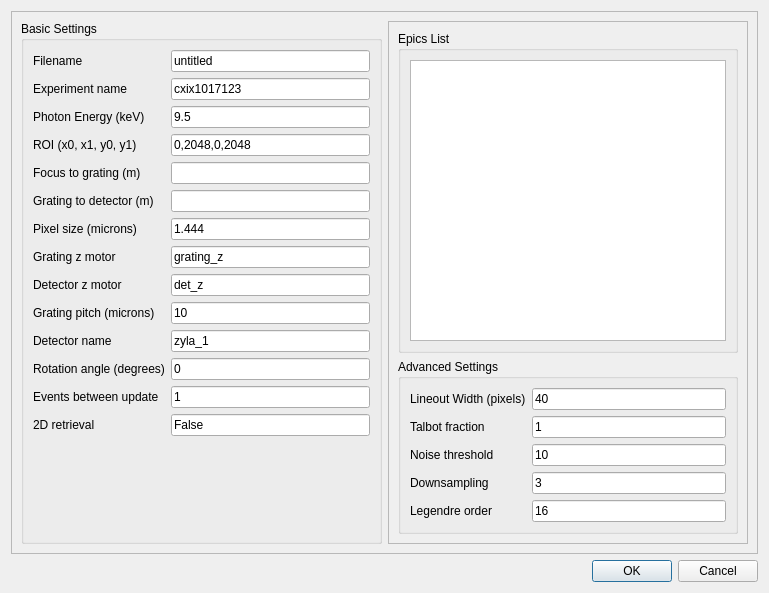
<?xml version="1.0" encoding="UTF-8"?>
<ui version="4.0">
 <class>Dialog</class>
 <widget class="QDialog" name="Dialog">
  <property name="geometry">
   <rect>
    <x>0</x>
    <y>0</y>
    <width>769</width>
    <height>593</height>
   </rect>
  </property>
  <property name="windowTitle">
   <string>Dialog</string>
  </property>
  <layout class="QVBoxLayout" name="verticalLayout_5">
   <item>
    <widget class="QFrame" name="frame">
     <property name="frameShape">
      <enum>QFrame::StyledPanel</enum>
     </property>
     <property name="frameShadow">
      <enum>QFrame::Raised</enum>
     </property>
     <layout class="QHBoxLayout" name="horizontalLayout">
      <item>
       <widget class="QGroupBox" name="groupBox">
        <property name="title">
         <string>Basic Settings</string>
        </property>
        <layout class="QVBoxLayout" name="verticalLayout">
         <item>
          <layout class="QFormLayout" name="formLayout">
           <property name="fieldGrowthPolicy">
            <enum>QFormLayout::AllNonFixedFieldsGrow</enum>
           </property>
           <item row="2" column="0">
            <widget class="QLabel" name="label">
             <property name="text">
              <string>Photon Energy (keV)</string>
             </property>
            </widget>
           </item>
           <item row="2" column="1">
            <widget class="QLineEdit" name="lineEdit_energy">
             <property name="text">
              <string>9.5</string>
             </property>
            </widget>
           </item>
           <item row="3" column="0">
            <widget class="QLabel" name="label_2">
             <property name="text">
              <string>ROI (x0, x1, y0, y1)</string>
             </property>
            </widget>
           </item>
           <item row="3" column="1">
            <widget class="QLineEdit" name="lineEdit_ROI">
             <property name="text">
              <string>0,2048,0,2048</string>
             </property>
            </widget>
           </item>
           <item row="4" column="0">
            <widget class="QLabel" name="label_3">
             <property name="text">
              <string>Focus to grating (m)</string>
             </property>
            </widget>
           </item>
           <item row="4" column="1">
            <widget class="QLineEdit" name="lineEdit_zf">
             <property name="text">
              <string/>
             </property>
            </widget>
           </item>
           <item row="5" column="0">
            <widget class="QLabel" name="label_4">
             <property name="text">
              <string>Grating to detector (m)</string>
             </property>
            </widget>
           </item>
           <item row="5" column="1">
            <widget class="QLineEdit" name="lineEdit_z0"/>
           </item>
           <item row="6" column="0">
            <widget class="QLabel" name="label_5">
             <property name="text">
              <string>Pixel size (microns)</string>
             </property>
            </widget>
           </item>
           <item row="6" column="1">
            <widget class="QLineEdit" name="lineEdit_pix">
             <property name="text">
              <string>1.444</string>
             </property>
            </widget>
           </item>
           <item row="7" column="0">
            <widget class="QLabel" name="label_6">
             <property name="text">
              <string>Grating z motor</string>
             </property>
            </widget>
           </item>
           <item row="7" column="1">
            <widget class="QLineEdit" name="lineEdit_grating_motor">
             <property name="text">
              <string>grating_z</string>
             </property>
            </widget>
           </item>
           <item row="8" column="0">
            <widget class="QLabel" name="label_7">
             <property name="text">
              <string>Detector z motor</string>
             </property>
            </widget>
           </item>
           <item row="8" column="1">
            <widget class="QLineEdit" name="lineEdit_det_motor">
             <property name="text">
              <string>det_z</string>
             </property>
            </widget>
           </item>
           <item row="9" column="0">
            <widget class="QLabel" name="label_8">
             <property name="text">
              <string>Grating pitch (microns)</string>
             </property>
            </widget>
           </item>
           <item row="9" column="1">
            <widget class="QLineEdit" name="lineEdit_pitch">
             <property name="text">
              <string>10</string>
             </property>
            </widget>
           </item>
           <item row="10" column="0">
            <widget class="QLabel" name="label_9">
             <property name="text">
              <string>Detector name</string>
             </property>
            </widget>
           </item>
           <item row="10" column="1">
            <widget class="QLineEdit" name="lineEdit_detName">
             <property name="text">
              <string>zyla_1</string>
             </property>
            </widget>
           </item>
           <item row="12" column="0">
            <widget class="QLabel" name="label_10">
             <property name="text">
              <string>Rotation angle (degrees)</string>
             </property>
            </widget>
           </item>
           <item row="12" column="1">
            <widget class="QLineEdit" name="lineEdit_rotation">
             <property name="text">
              <string>0</string>
             </property>
            </widget>
           </item>
           <item row="0" column="0">
            <widget class="QLabel" name="label_16">
             <property name="text">
              <string>Filename</string>
             </property>
            </widget>
           </item>
           <item row="0" column="1">
            <widget class="QLineEdit" name="lineEdit_filename">
             <property name="text">
              <string>untitled</string>
             </property>
            </widget>
           </item>
           <item row="13" column="0">
            <widget class="QLabel" name="label_17">
             <property name="text">
              <string>Events between update</string>
             </property>
            </widget>
           </item>
           <item row="13" column="1">
            <widget class="QLineEdit" name="lineEdit_update">
             <property name="text">
              <string>1</string>
             </property>
            </widget>
           </item>
           <item row="14" column="0">
            <widget class="QLabel" name="label_18">
             <property name="text">
              <string>2D retrieval</string>
             </property>
            </widget>
           </item>
           <item row="14" column="1">
            <widget class="QLineEdit" name="lineEdit_2D">
             <property name="text">
              <string>False</string>
             </property>
            </widget>
           </item>
           <item row="1" column="0">
            <widget class="QLabel" name="label_19">
             <property name="text">
              <string>Experiment name</string>
             </property>
            </widget>
           </item>
           <item row="1" column="1">
            <widget class="QLineEdit" name="lineEdit_expName">
             <property name="text">
              <string>cxix1017123</string>
             </property>
            </widget>
           </item>
          </layout>
         </item>
        </layout>
       </widget>
      </item>
      <item>
       <widget class="QFrame" name="frame_2">
        <property name="frameShape">
         <enum>QFrame::StyledPanel</enum>
        </property>
        <property name="frameShadow">
         <enum>QFrame::Raised</enum>
        </property>
        <layout class="QVBoxLayout" name="verticalLayout_4">
         <item>
          <widget class="QGroupBox" name="groupBox_3">
           <property name="title">
            <string>Epics List</string>
           </property>
           <layout class="QVBoxLayout" name="verticalLayout_3">
            <item>
             <widget class="QPlainTextEdit" name="epics_TextEdit">
              <property name="plainText">
               <string/>
              </property>
             </widget>
            </item>
           </layout>
          </widget>
         </item>
         <item>
          <widget class="QGroupBox" name="groupBox_2">
           <property name="title">
            <string>Advanced Settings</string>
           </property>
           <layout class="QVBoxLayout" name="verticalLayout_2">
            <item>
             <layout class="QFormLayout" name="formLayout_2">
              <property name="fieldGrowthPolicy">
               <enum>QFormLayout::AllNonFixedFieldsGrow</enum>
              </property>
              <item row="0" column="0">
               <widget class="QLabel" name="label_11">
                <property name="text">
                 <string>Lineout Width (pixels)</string>
                </property>
               </widget>
              </item>
              <item row="0" column="1">
               <widget class="QLineEdit" name="lineEdit_lineout">
                <property name="text">
                 <string>40</string>
                </property>
               </widget>
              </item>
              <item row="1" column="0">
               <widget class="QLabel" name="label_12">
                <property name="text">
                 <string>Talbot fraction</string>
                </property>
               </widget>
              </item>
              <item row="1" column="1">
               <widget class="QLineEdit" name="lineEdit_fraction">
                <property name="text">
                 <string>1</string>
                </property>
               </widget>
              </item>
              <item row="2" column="0">
               <widget class="QLabel" name="label_13">
                <property name="text">
                 <string>Noise threshold</string>
                </property>
               </widget>
              </item>
              <item row="2" column="1">
               <widget class="QLineEdit" name="lineEdit_threshold">
                <property name="text">
                 <string>10</string>
                </property>
               </widget>
              </item>
              <item row="3" column="0">
               <widget class="QLabel" name="label_14">
                <property name="text">
                 <string>Downsampling</string>
                </property>
               </widget>
              </item>
              <item row="4" column="0">
               <widget class="QLabel" name="label_15">
                <property name="text">
                 <string>Legendre order</string>
                </property>
               </widget>
              </item>
              <item row="4" column="1">
               <widget class="QLineEdit" name="lineEdit_order">
                <property name="text">
                 <string>16</string>
                </property>
               </widget>
              </item>
              <item row="3" column="1">
               <widget class="QLineEdit" name="lineEdit_downsampling">
                <property name="text">
                 <string>3</string>
                </property>
               </widget>
              </item>
             </layout>
            </item>
           </layout>
          </widget>
         </item>
        </layout>
       </widget>
      </item>
     </layout>
    </widget>
   </item>
   <item>
    <widget class="QDialogButtonBox" name="buttonBox">
     <property name="orientation">
      <enum>Qt::Horizontal</enum>
     </property>
     <property name="standardButtons">
      <set>QDialogButtonBox::Cancel|QDialogButtonBox::Ok</set>
     </property>
    </widget>
   </item>
  </layout>
 </widget>
 <resources/>
 <connections>
  <connection>
   <sender>buttonBox</sender>
   <signal>accepted()</signal>
   <receiver>Dialog</receiver>
   <slot>accept()</slot>
   <hints>
    <hint type="sourcelabel">
     <x>248</x>
     <y>254</y>
    </hint>
    <hint type="destinationlabel">
     <x>157</x>
     <y>274</y>
    </hint>
   </hints>
  </connection>
  <connection>
   <sender>buttonBox</sender>
   <signal>rejected()</signal>
   <receiver>Dialog</receiver>
   <slot>reject()</slot>
   <hints>
    <hint type="sourcelabel">
     <x>316</x>
     <y>260</y>
    </hint>
    <hint type="destinationlabel">
     <x>286</x>
     <y>274</y>
    </hint>
   </hints>
  </connection>
 </connections>
</ui>
